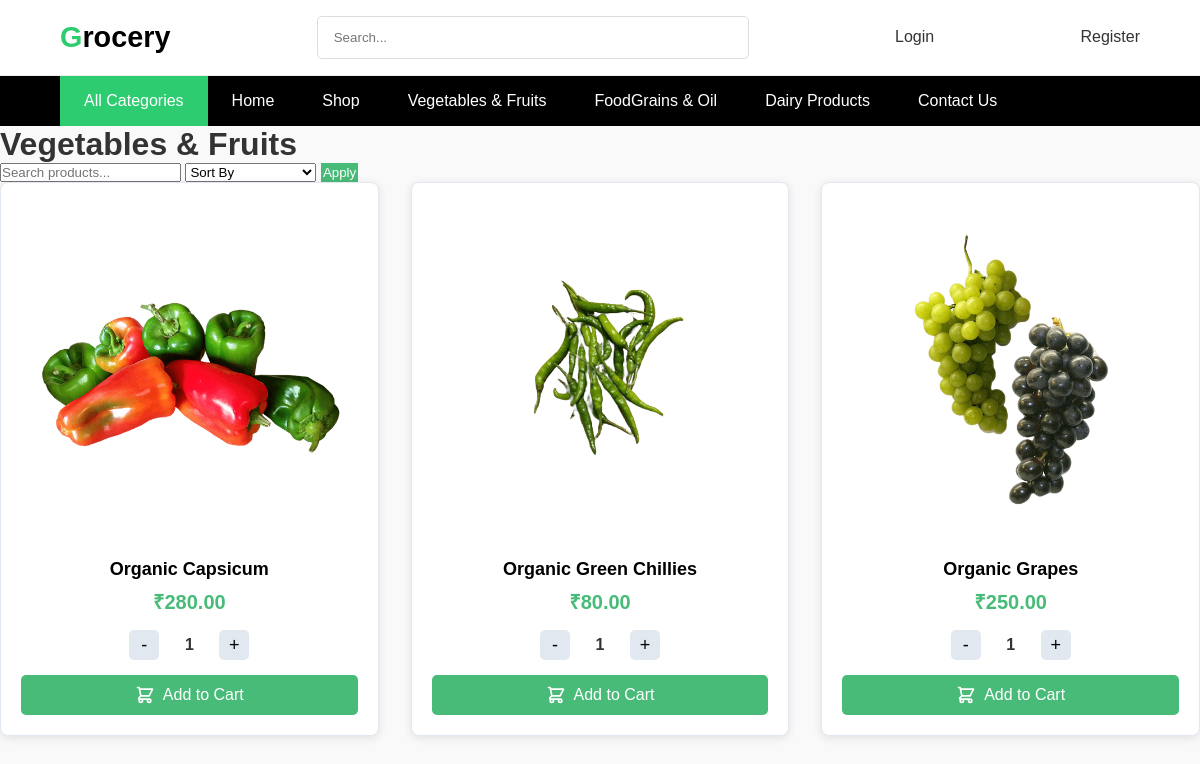
Page /vege-fruit/ on the earlier database version.
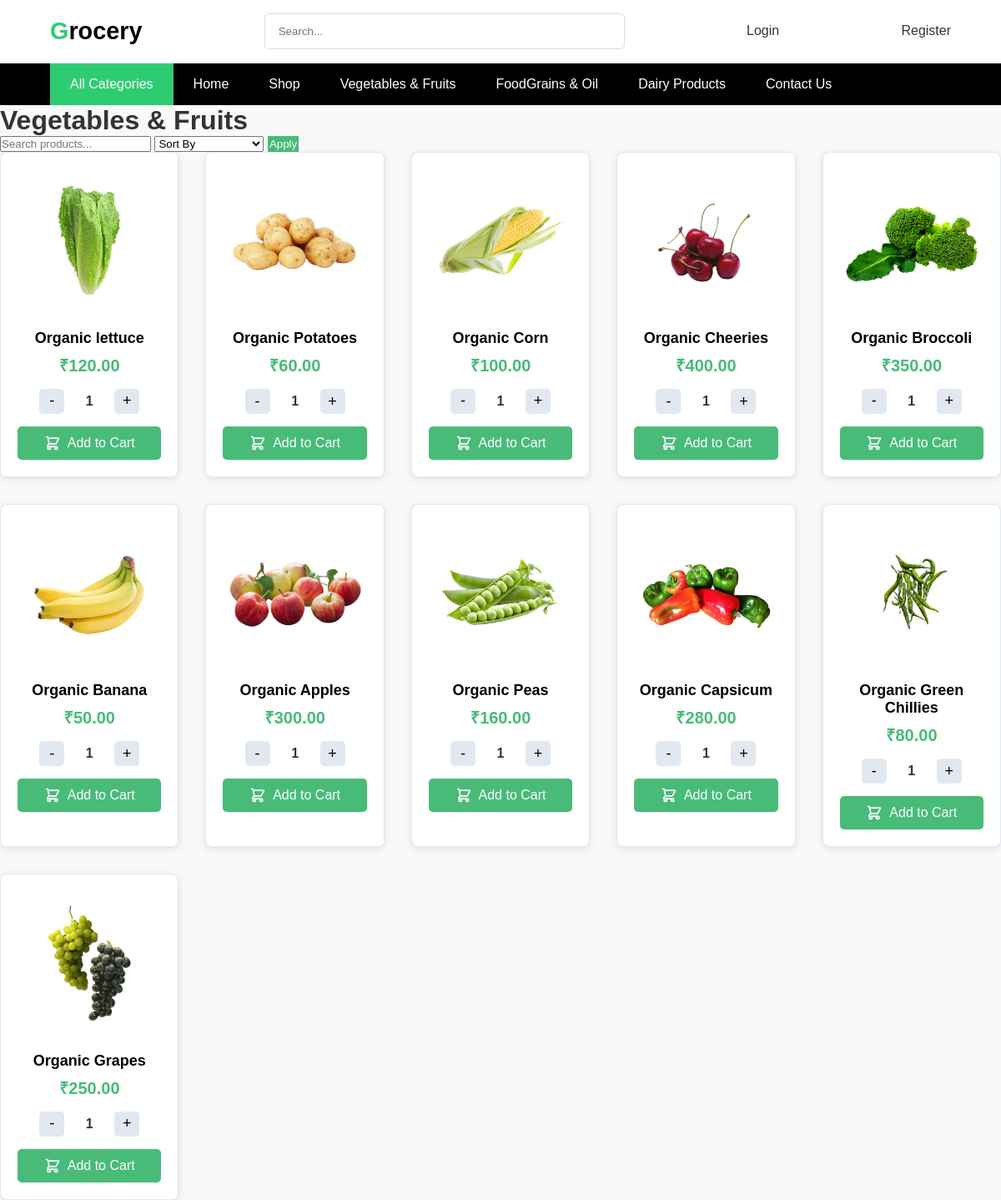
Same page on the later database version.
### product/models.py (models this page shows, shortened)
class Product(models.Model):
    name = models.CharField(max_length=255)
    description = models.TextField()
    selling_price = models.DecimalField(max_digits=10, decimal_places=2)
    discounted_price = models.DecimalField(max_digits=10, decimal_places=2)
    category = models.CharField(choices=CATEGORY_CHOICE, max_length=18)
    image = models.ImageField(upload_to='products/')

### product/views.py (the view)
# urls.py: path('vege-fruit/',VegFruit,name='vege_fruit'),
def VegFruit(request):
    products = Product.objects.filter(category="Vegetable & Fruits")
    query = request.GET.get('query', '')
    sort_by = request.GET.get('sort_by', '')
    if query:
        products = products.filter(
            Q(name__icontains=query) |
            Q(description__icontains=query)
        )
    if sort_by == 'low_to_high':
        products = products.order_by('selling_price')  # Ascending price
    elif sort_by == 'high_to_low':
        products = products.order_by('-selling_price')  # Descending price
    else:
        products = products.order_by('-id')  # Default: newest first
    context = {
        'products': products,
        'query': query,
        'selected_sort': sort_by,
    }
    return render(request, 'product/vege_fruit.html', context)

### product/templates/product/vege_fruit.html (shortened to what this page needs)
{% extends 'base.html' %}
{% load static %}
{% block style %}
<link rel="stylesheet" href="{% static 'css/groceryCart.css' %}">
{% endblock %}
{% block HeroSection %}
<div class="page-content">
    <h1 class="page-title">Vegetables & Fruits</h1>
    <form method="get" class="filter-form">
        <input type="text" name="query" placeholder="Search products..." value="{{ query }}" class="search-input">
        <select name="sort_by" class="sort-dropdown">
            <option value="">Sort By</option>
        </select>
        <button type="submit" style="background-color: #48bb78;border: none; color: white; padding: 2px;" class="filter-btn">Apply</button>
    </form>
    <div class="product-grid">
        {% for product in products %}
        <div class="product-card">
            <img src="{{ product.image.url }}" alt="{{ product.name }}" class="product-image">
            <h3 class="product-name">{{ product.name }}</h3>
            <p class="product-price">&#8377;{{ product.selling_price }}</p>
            <div class="quantity-controls">
                <button class="quantity-btn" onclick="decrementQuantity(this)">-</button>
                <span class="quantity">1</span>
                <button class="quantity-btn" onclick="incrementQuantity(this)">+</button>
            </div>
            <a href="{% url 'Show_Cart' %}"><button class="add-to-cart" onclick="addToCart(this)">
                Add to Cart
            </button></a>
        </div>
        {% empty %}
        <p class="no-products">No products found.</p>
        {% endfor %}
    </div>
</div>
{% endblock %}

Differences in the rows shown:
added Product: image (picture), name "Organic lettuce", selling_price "120.00"
added Product: image (picture), name "Organic Potatoes", selling_price "60.00"
added Product: image (picture), name "Organic Corn", selling_price "100.00"
added Product: image (picture), name "Organic Cheeries", selling_price "400.00"
added Product: image (picture), name "Organic Broccoli", selling_price "350.00"
added Product: image (picture), name "Organic Banana", selling_price "50.00"
added Product: image (picture), name "Organic Apples", selling_price "300.00"
added Product: image (picture), name "Organic Peas", selling_price "160.00"
